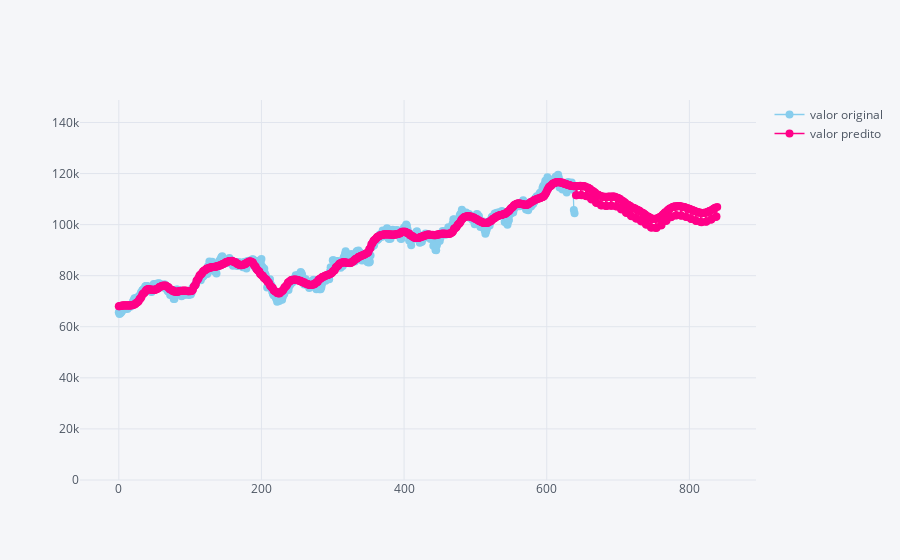

This figure's notebook cell:
### Code cell
# forecast visualization
datapred[['valor original', 'valor predito']].iplot(mode='lines+markers',
                                   size = 8,
                                   colors=['#87cded', 'pink'],
                                   layout=layout.to_plotly_json(),
                                   filename='test')

### Figure 1 — Plotly figure (JSON) as saved in the notebook; plotly's stock layout.template omitted (floating-point values rounded to 4 significant figures; data arrays with more than 128 entries replaced by an {"elided": "..."} marker saying what was removed)
{"data": [{"line": {"color": "rgba(135, 205, 237, 1.0)", "dash": "solid", "shape": "linear", "width": 1.3}, "marker": {"size": 8, "symbol": "circle"}, "mode": "lines+markers", "name": "valor original", "text": "", "type": "scatter", "uid": "61890a30-b4ed-450c-9d44-bf9b62317566", "x": {"elided": "840 int values"}, "y": {"elided": "840 mixed values"}}, {"line": {"color": "rgba(255, 0, 136, 1.0)", "dash": "solid", "shape": "linear", "width": 1.3}, "marker": {"size": 8, "symbol": "circle"}, "mode": "lines+markers", "name": "valor predito", "text": "", "type": "scatter", "uid": "87e622e9-f0e6-412a-ab44-c6319cb39ba7", "x": {"elided": "840 int values"}, "y": {"elided": "840 float values"}}], "layout": {"legend": {"bgcolor": "#F5F6F9", "font": {"color": "#4D5663"}}, "paper_bgcolor": "#F5F6F9", "plot_bgcolor": "#F5F6F9", "title": {"font": {"color": "#4D5663"}}, "xaxis": {"gridcolor": "#E1E5ED", "showgrid": true, "tickfont": {"color": "#4D5663"}, "title": {"font": {"color": "#4D5663"}, "text": ""}, "zerolinecolor": "#E1E5ED"}, "yaxis": {"gridcolor": "#E1E5ED", "range": [0, 148800.0], "showgrid": true, "tickfont": {"color": "#4D5663"}, "title": {"font": {"color": "#4D5663"}, "text": ""}, "zerolinecolor": "#E1E5ED"}}}
